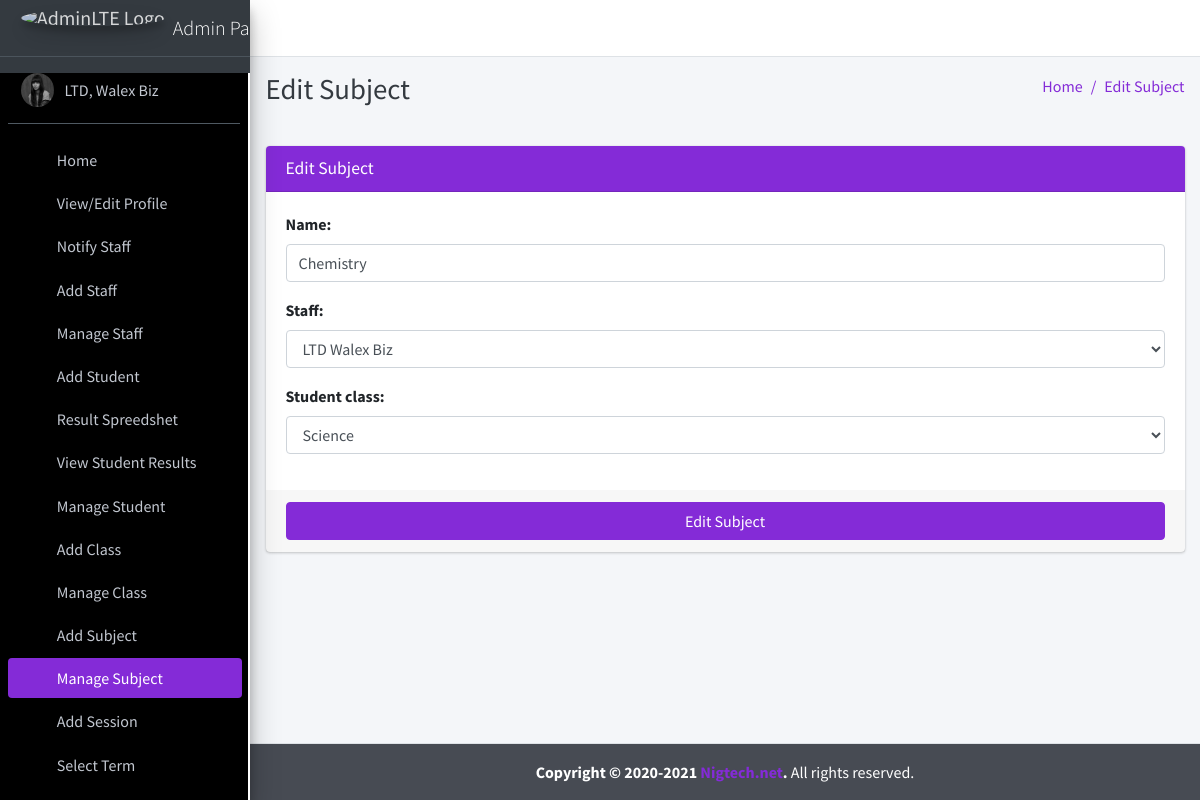
/subject/edit/1 (signed in), run on the app's committed database.
### main_app/models.py (models this page shows, shortened)
class CustomUser(AbstractUser):
    USER_TYPE = ((1, "HOD"), (2, "Staff"), (3, "Student"))
    GENDER = [("M", "Male"), ("F", "Female")]
    username = None  # Removed username, using email instead
    email = models.EmailField(unique=True)
    user_type = models.CharField(default=1, choices=USER_TYPE, max_length=1)
    gender = models.CharField(max_length=1, choices=GENDER)
    profile_pic = models.ImageField()
    address = models.TextField()
    fcm_token = models.TextField(default="")
    created_at = models.DateTimeField(auto_now_add=True)
    updated_at = models.DateTimeField(auto_now=True)
    USERNAME_FIELD = "email"
    REQUIRED_FIELDS = []
    objects = CustomUserManager()
    def __str__(self):
        return self.last_name + ", " + self.first_name

class Subject(models.Model):
    name = models.CharField(max_length=120)
    staff = models.ForeignKey(Staff,on_delete=models.CASCADE,)
    student_class = models.ForeignKey(Course, on_delete=models.CASCADE)
    updated_at = models.DateTimeField(auto_now=True)
    created_at = models.DateTimeField(auto_now_add=True)

### main_app/hod_views.py (the view, shortened to what this page needs)
def edit_subject(request, subject_id):
    instance = get_object_or_404(Subject, id=subject_id)
    form = SubjectForm(request.POST or None, instance=instance)
    context = {
        'form': form,
        'subject_id': subject_id,
        'page_title': 'Edit Subject'
    }
    return render(request, 'hod_template/edit_subject_template.html', context)

### main_app/forms.py
class SubjectForm(FormSettings):
    def __init__(self, *args, **kwargs):
        super(SubjectForm, self).__init__(*args, **kwargs)
    class Meta:
        model = Subject
        fields = ['name', 'staff', 'student_class']

### main_app/models.py (called while the page is built)
    def __str__(self):
        return self.name

    def __str__(self):
        return self.admin.last_name + " " + self.admin.first_name

### main_app/templates/hod_template/edit_subject_template.html
{% extends 'main_app/base.html' %}
{% load static %}
{% block page_title %}{{page_title}}{% endblock page_title %}
{% block content %}
<section class="content">
    <div class="container-fluid">
        <div class="row">
            <div class="col-md-12">
                <div class="card card-primary">
                    <div class="card-header">
                        <h3 class="card-title">{{page_title}}</h3>
                    </div>
                    {% include "main_app/form_template.html" with messages=messages  form=form button_text="Edit Subject"%}
                </div>
            </div>
        </div>
    </div>
</section>
{% endblock content %}

### main_app/templates/main_app/sidebar_template.html (shortened to what this page needs)
{% load static %}
<aside class="main-sidebar sidebar-dark-primary elevation-4">
{% if request.user.user_type == '1' %}
    <a href="{% url 'admin_home' %}" class="brand-link">
        <img src="https://www.graphicsprings.com/filestorage/stencils/a85b7c149ea786ceeac77c4fa7fd7a56.png?width=500&height=500 " alt="AdminLTE Logo"
            class="brand-image img-circle elevation-3" style="opacity: .8">
        <span class="brand-text font-weight-light">Admin Panel</span>
    </a>
    <div class="sidebar" style="background-color: #000; color: #fff; border-right: 2px solid #fff;">
        <div class="user-panel mt-3 pb-3 mb-3 d-flex">
            <div class="image">
                <img src="{{ request.user.profile_pic}}" class="img-circle elevation-2" alt="User Image">
            </div>
            <div class="info">
                <a href="#" class="d-block">{{user}}</a>
            </div>
        </div>
        <nav class="mt-2">
            <ul class="nav nav-pills nav-sidebar flex-column" data-widget="treeview" role="menu" data-accordion="false">
                <li class="nav-item">
                    {% url 'admin_home' as admin_home %}
                    <a href="{{admin_home}}" class="nav-link {% if admin_home == request.path %} active {% endif %}">
                        <i class="nav-icon fas fa-home"></i>
                        <p>
                            Home
                        </p>
                    </a>
                </li>
                <li class="nav-item">
                    {% url 'admin_view_profile' as admin_view_profile %}
                    <a href="{{admin_view_profile}}" class="nav-link {% if admin_view_profile == request.path %} active {% endif %}">
                        <i class="nav-icon fas fa-user"></i>
                        <p>
                            View/Edit Profile
                        </p>
                    </a>
                </li>
                <li class="nav-item">
                    {% url 'admin_notify_staff' as admin_notify_staff %}
                    <a href="{{admin_notify_staff}}" class="nav-link {% if admin_notify_staff == request.path %} active {% endif %}">
                        <i class="nav-icon fas fa-envelope"></i>
                        <p>
                            Notify Staff
                        </p>
                    </a>
                </li>
                <li class="nav-item">
                    {% url 'add_staff' as add_staff %}
                    <a href="{{add_staff}}" class="nav-link {% if add_staff == request.path %} active {% endif %}">
                        <i class="nav-icon fas fa-plus-circle"></i>
                        <p>
                            Add Staff
                        </p>
                    </a>
                </li>
                <li class="nav-item">
                    {% url 'manage_staff' as manage_staff %}
                    {% url 'edit_staff' staff_id as edit_staff %}
                    <a href="{{manage_staff}}"
                        class="nav-link {% if manage_staff == request.path or request.path == edit_staff %} active {% endif %}">
                        <i class="nav-icon fas fa-tasks"></i>
                        <p>
                            Manage Staff
                        </p>
                    </a>
                </li>
                <li class="nav-item">
                    {% url 'add_student' as add_student %}
                    <a href="{{add_student}}" class="nav-link  {% if add_student == request.path %} active {% endif %}">
                        <i class="nav-icon fas fa-plus-circle"></i>
                        <p>
                            Add Student
                        </p>
                    </a>
                </li>
                <li class="nav-item">
                    {% url 'check_result_history' as check_result_history %}
                    <a href="{{check_result_history}}" class="nav-link  {% if check_result_history == request.path %} active {% endif %}">
                        <i class="nav-icon fas fa-plus-circle"></i>
                        <p>
                            Result Spreedshet
                        </p>
                    </a>
                </li>
                <li class="nav-item ">
                    <a href="#" class="nav-link">
                     <i class="nav-icon fas fa-copy"></i>
                        <p>
                        View Student Results
                        <i class="fas fa-angle-left right"></i>
                        </p>
                    </a>
                </li>
                <li class="nav-item">
                    {% url 'manage_student' as manage_student %}
                    {% url 'edit_student' student_id as edit_student %}
                    <a href="{{manage_student}}"
                        class="nav-link  {% if edit_student == request.path or manage_student == request.path %} active {% endif %}">
                        <i class="nav-icon fas fa-tasks"></i>
                        <p>
                            Manage Student
                        </p>
                    </a>
                </li>
                <li class="nav-item">
                    {% url 'add_course' as add_course %}
                    <a href="{{add_course}}" class="nav-link  {% if add_course == request.path %} active {% endif %}">
                        <i class="nav-icon fas fa-book"></i>
                        <p>
                            Add Class
                        </p>
                    </a>
                </li>
                <li class="nav-item">
                    {% url 'manage_course' as manage_course %}
                    {% url 'edit_course' course_id as edit_course %}
                    <a href="{{manage_course}}"
                        class="nav-link  {% if edit_course == request.path or manage_course == request.path %} active {% endif %}">
                        <i class="nav-icon fas fa-book-open"></i>
                        <p>
                            Manage Class
                        </p>
                    </a>
                </li>
                <li class="nav-item">
                    {% url 'add_subject' as add_subject %}
                    <a href="{{add_subject}}" class="nav-link  {% if add_subject == request.path %} active {% endif %}">
                        <i class="nav-icon fas fa-book-reader"></i>
                        <p>
                            Add Subject
                        </p>
                    </a>
                </li>
                <li class="nav-item">
                    {% url 'manage_subject' as manage_subject %}
                    {% url 'edit_subject' subject_id as edit_subject %}
                    <a href="{{manage_subject}}"
                        class="nav-link  {% if edit_subject == request.path or manage_subject == request.path %} active {% endif %}">
                        <i class="nav-icon fas fa-th"></i>
                        <p>
                            Manage Subject
                        </p>
                    </a>
                </li>
                <li class="nav-item">
                    {% url 'add_session' as add_session %}
                    <a href="{{add_session}}" class="nav-link  {% if add_session == request.path %} active {% endif %}">
                        <i class="nav-icon fas fa-book-open"></i>
                        <p>
                            Add Session
                        </p>
                    </a>
                </li>
                <li class="nav-item">
                    {% url 'select_term' as select_term %}
                    <a href="{{select_term}}" class="nav-link  {% if select_term == request.path %} active {% endif %}">
                        <i class="nav-icon fas fa-book-open"></i>
                        <p>
                            Select Term
                        </p>
                    </a>
                </li>
                <li class="nav-item">
                {% url 'manage_session' as manage_session %}
                {% url 'edit_session' session_id as edit_session %}
                <a href="{{manage_session}}"
                    class="nav-link  {% if edit_session == request.path or manage_session == request.path %} active {% endif %}">
                </a>
                </li>
{% endif %}
</ul>
</nav>
</div>
</aside>

### main_app/templates/main_app/form_template.html (shortened to what this page needs)
<form role="form" method="POST" enctype="multipart/form-data">
    <div class="card-body">
        {% for field in form  %}
        <div class="form-group">
            {{field.label_tag}}
            {{field}}
        </div>
        {% endfor %}
    </div>
    <div class="card-footer">
        <button type="submit" class="btn btn-primary btn-block">
            {% if button_text %}
            {{button_text}}
            {% else %}
            Submit
            {% endif %}
        </button>
    </div>
</form>

### data on the page
CustomUser: user.profile_pic (picture), last_name+first_name "LTD, Walex Biz"
Subject: form "Chemistry" "LTD Walex Biz" "Science"

### other printed values
{{ page_title }} "Edit Subject"
{{ field.label_tag }} "Name:" "Staff:" "Student class:"
{{ button_text }} "Edit Subject"
